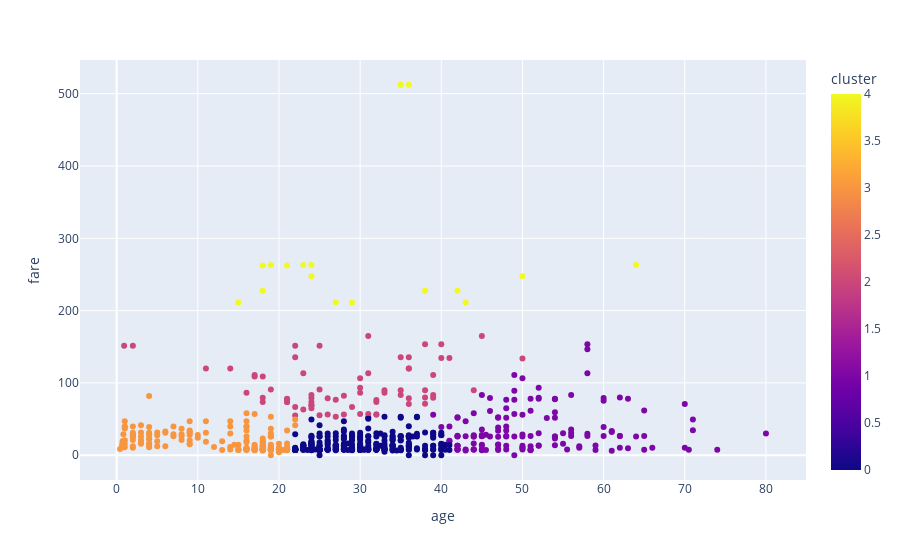

Source (notebook cell):
### Code cell
import plotly.express as px
fig = px.scatter(df, x = 'age', y='fare', color = df['cluster'])
fig.show()

### Figure 1 — Plotly figure (JSON) as saved in the notebook; plotly's stock layout.template omitted (floating-point values rounded to 4 significant figures; data arrays with more than 128 entries replaced by an {"elided": "..."} marker saying what was removed)
{"data": [{"hovertemplate": "age=%{x}<br>fare=%{y}<br>cluster=%{marker.color}<extra></extra>", "legendgroup": "", "marker": {"color": {"elided": "891 int values"}, "coloraxis": "coloraxis", "symbol": "circle"}, "mode": "markers", "name": "", "orientation": "v", "showlegend": false, "type": "scatter", "x": {"elided": "891 float values"}, "xaxis": "x", "y": {"elided": "891 float values"}, "yaxis": "y"}], "layout": {"coloraxis": {"colorbar": {"title": {"text": "cluster"}}, "colorscale": [[0, "#0d0887"], [0.1111, "#46039f"], [0.2222, "#7201a8"], [0.3333, "#9c179e"], [0.4444, "#bd3786"], [0.5556, "#d8576b"], [0.6667, "#ed7953"], [0.7778, "#fb9f3a"], [0.8889, "#fdca26"], [1, "#f0f921"]]}, "legend": {"tracegroupgap": 0}, "margin": {"t": 60}, "xaxis": {"anchor": "y", "domain": [0, 1], "title": {"text": "age"}}, "yaxis": {"anchor": "x", "domain": [0, 1], "title": {"text": "fare"}}}}
